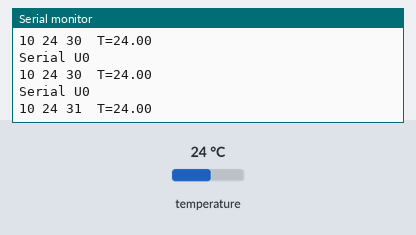
Simulated run of this sketch. Board: ESP32-C6. Shown: the last lines printed to the serial monitor. The test bench sets the inputs (shaded band); at power-on: temperature 24 °C. The local clock reads 2024-03-15 10:24:30 at power-on unless the sketch sets it.

Above: at 1.4 s.
1.5 s: temperature set to 12 °C
At 2.2 s:
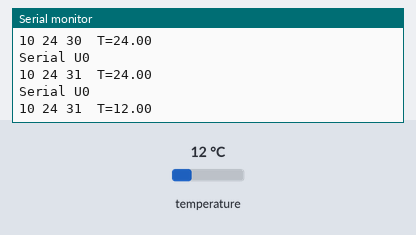
3.0 s: temperature set to 19 °C
At 3.7 s:
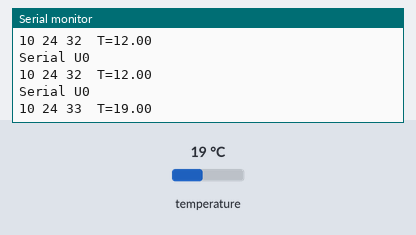
Timing chart, 0 to 6.0 s (numbered marks = the images above; inputs shaded):
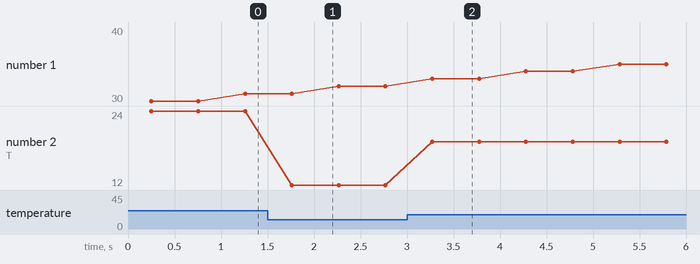

Measured:
- after the input at 1.5 s, the serial monitor: prints a new line after 0.26 s (image 1)
- after the input at 3.0 s, the serial monitor: prints a new line after 0.27 s (image 2)
- plotted number 2: 24 → 12 after the input at 1.5 s, 12 → 19 after the input at 3.0 s

The sketch:

DS3231_Test.ino
```cpp
/*
  Dave Williams, DitroniX 2019-2026 (ditronix.net)
  ESPKnack - IoT ESP32-C6 Based Home and Industrial Controller SDK
  Features include ESP32-C6, LoRa, Isolated I/Os, RS485, 5-60V, 4-20mA, Relays, DIN SDK

  PCA 1.2604 - Basic Bring Up Test Code - May 2026

  Remember!
  - Set the BOARD to Use ESP32C6 Dev Module (or similar).
  - You can also set the BAUD rate up to 921600 to speed up flashing.
  - The SDK does NOT need external power to flash.  It will take Power from the USB 5V.
  - The Serial Monitor is configured for BAUD 115200

  The purpose of this test code is to cycle through the various main functions of the board as part of bring up testing.
  .
  This test code is OPEN SOURCE and formatted for easier viewing.  Although is is not intended for real world use, it may be freely used, or modified as needed.
  It is distributed on an "AS IS" BASIS, WITHOUT WARRANTIES OR CONDITIONS OF ANY KIND, either express or implied.

  Further information, details and examples can be found on our website or github.com/DitroniX

  * github.com/DitroniX
  * github.com/DitroniX/ESPKnack-LoRa-Isolated-I-Os-RS485-5-60V-4-20mA-Relays-DIN
  * github.com/DitroniX/ESPKnack-LoRa-Isolated-I-Os-RS485-5-60V-4-20mA-Relays-DIN/wiki
  * hackster.io/DitroniX/espknack-lora-isolated-i-os-rs485-5-60v-4-20ma-relays-sdk-b70677
*/

// Libraries
#include <DS3231.h>
#include <Wire.h>

// **************** USER VARIABLES / DEFINES / STATIC / STRUCTURES / CONSTANTS ****************

// Hardware Serial 0 GPIO Pins
#define RXD0 17
#define TXD0 16

// Define I2C (Expansion Port)
#define I2C_SDA 6
#define I2C_SCL 7

char myData[50];
DS3231 myRTC;
bool h12Flag;
bool pmFlag;

// **************** FUNCTIONS AND ROUTINES ****************

// **************** SETUP ****************
void setup() {
  // Stabalise
  delay(250);

  // Initialise UART
  Serial.begin(115200, SERIAL_8N1, RXD0, TXD0);  // U0
  while (!Serial)
    ;
  Serial.println("");

  // Initialize I2C
  Wire.begin(I2C_SDA, I2C_SCL);
  Wire.setClock(100000);  // Set to 100 (default) or 400 kHz

  Serial.println("ESPKnack Bring Up and Test Example Code");
}

// **************** LOOP ****************
void loop() {

  Serial.println("Serial U0");

  // Finally the hour, minute, and second
  Serial.print(myRTC.getHour(h12Flag, pmFlag), DEC);
  Serial.print(" ");
  Serial.print(myRTC.getMinute(), DEC);
  Serial.print(" ");
  Serial.print(myRTC.getSecond(), DEC);

  // Display the temperature
  Serial.print("\tT=");
  Serial.println(myRTC.getTemperature(), 2);

  delay(500);
}
```
